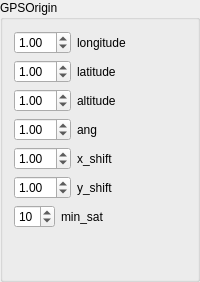
          <widget class="QGroupBox" name="groupBox">
           <property name="title">
            <string>GPSOrigin</string>
           </property>
           <layout class="QVBoxLayout" name="verticalLayout_3">
            <item>
             <layout class="QHBoxLayout" name="horizontalLayout_23">
              <item>
               <widget class="QDoubleSpinBox" name="longitude">
                <property name="value">
                 <double>1.000000000000000</double>
                </property>
               </widget>
              </item>
              <item>
               <widget class="QLabel" name="label_23">
                <property name="text">
                 <string>longitude</string>
                </property>
               </widget>
              </item>
              <item>
               <spacer name="horizontalSpacer_23">
                <property name="orientation">
                 <enum>Qt::Horizontal</enum>
                </property>
                <property name="sizeHint" stdset="0">
                 <size>
                  <width>40</width>
                  <height>20</height>
                 </size>
                </property>
               </spacer>
              </item>
             </layout>
            </item>
            <item>
             <layout class="QHBoxLayout" name="horizontalLayout_28">
              <item>
               <widget class="QDoubleSpinBox" name="latitude">
                <property name="value">
                 <double>1.000000000000000</double>
                </property>
               </widget>
              </item>
              <item>
               <widget class="QLabel" name="label_28">
                <property name="text">
                 <string>latitude</string>
                </property>
               </widget>
              </item>
              <item>
               <spacer name="horizontalSpacer_28">
                <property name="orientation">
                 <enum>Qt::Horizontal</enum>
                </property>
                <property name="sizeHint" stdset="0">
                 <size>
                  <width>40</width>
                  <height>20</height>
                 </size>
                </property>
               </spacer>
              </item>
             </layout>
            </item>
            <item>
             <layout class="QHBoxLayout" name="horizontalLayout_29">
              <item>
               <widget class="QDoubleSpinBox" name="altitude">
                <property name="value">
                 <double>1.000000000000000</double>
                </property>
               </widget>
              </item>
              <item>
               <widget class="QLabel" name="label_29">
                <property name="text">
                 <string>altitude</string>
                </property>
               </widget>
              </item>
              <item>
               <spacer name="horizontalSpacer_29">
                <property name="orientation">
                 <enum>Qt::Horizontal</enum>
                </property>
                <property name="sizeHint" stdset="0">
                 <size>
                  <width>40</width>
                  <height>20</height>
                 </size>
                </property>
               </spacer>
              </item>
             </layout>
            </item>
            <item>
             <layout class="QHBoxLayout" name="horizontalLayout_30">
              <item>
               <widget class="QDoubleSpinBox" name="ang">
                <property name="value">
                 <double>1.000000000000000</double>
                </property>
               </widget>
              </item>
              <item>
               <widget class="QLabel" name="label_30">
                <property name="text">
                 <string>ang</string>
                </property>
               </widget>
              </item>
              <item>
               <spacer name="horizontalSpacer_30">
                <property name="orientation">
                 <enum>Qt::Horizontal</enum>
                </property>
                <property name="sizeHint" stdset="0">
                 <size>
                  <width>40</width>
                  <height>20</height>
                 </size>
                </property>
               </spacer>
              </item>
             </layout>
            </item>
            <item>
             <layout class="QHBoxLayout" name="horizontalLayout_31">
              <item>
               <widget class="QDoubleSpinBox" name="x_shift">
                <property name="value">
                 <double>1.000000000000000</double>
                </property>
               </widget>
              </item>
              <item>
               <widget class="QLabel" name="label_31">
                <property name="text">
                 <string>x_shift</string>
                </property>
               </widget>
              </item>
              <item>
               <spacer name="horizontalSpacer_31">
                <property name="orientation">
                 <enum>Qt::Horizontal</enum>
                </property>
                <property name="sizeHint" stdset="0">
                 <size>
                  <width>40</width>
                  <height>20</height>
                 </size>
                </property>
               </spacer>
              </item>
             </layout>
            </item>
            <item>
             <layout class="QHBoxLayout" name="horizontalLayout_32">
              <item>
               <widget class="QDoubleSpinBox" name="y_shift">
                <property name="value">
                 <double>1.000000000000000</double>
                </property>
               </widget>
              </item>
              <item>
               <widget class="QLabel" name="label_32">
                <property name="text">
                 <string>y_shift</string>
                </property>
               </widget>
              </item>
              <item>
               <spacer name="horizontalSpacer_32">
                <property name="orientation">
                 <enum>Qt::Horizontal</enum>
                </property>
                <property name="sizeHint" stdset="0">
                 <size>
                  <width>40</width>
                  <height>20</height>
                 </size>
                </property>
               </spacer>
              </item>
             </layout>
            </item>
            <item>
             <layout class="QHBoxLayout" name="horizontalLayout_6">
              <item>
               <widget class="QSpinBox" name="min_sat">
                <property name="value">
                 <number>10</number>
                </property>
               </widget>
              </item>
              <item>
               <widget class="QLabel" name="label_6">
                <property name="text">
                 <string>min_sat</string>
                </property>
               </widget>
              </item>
              <item>
               <spacer name="horizontalSpacer_6">
                <property name="orientation">
                 <enum>Qt::Horizontal</enum>
                </property>
                <property name="sizeHint" stdset="0">
                 <size>
                  <width>40</width>
                  <height>20</height>
                 </size>
                </property>
               </spacer>
              </item>
             </layout>
            </item>
            <item>
             <spacer name="verticalSpacer_2">
              <property name="orientation">
               <enum>Qt::Vertical</enum>
              </property>
              <property name="sizeHint" stdset="0">
               <size>
                <width>20</width>
                <height>40</height>
               </size>
              </property>
             </spacer>
            </item>
           </layout>
          </widget>
